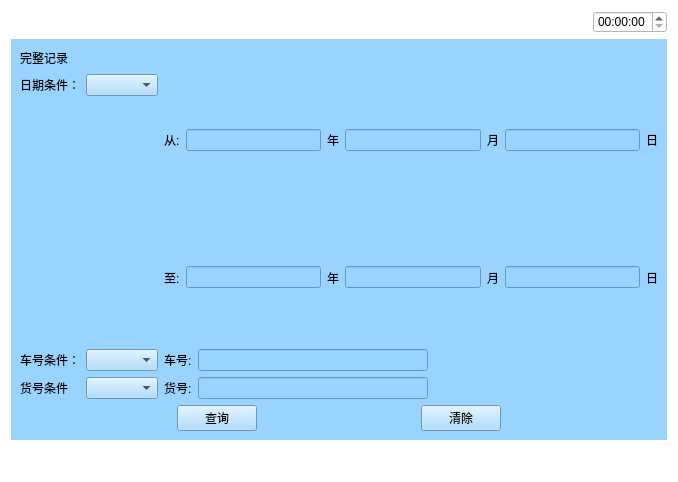
<?xml version="1.0" encoding="UTF-8"?>
<ui version="4.0">
 <class>Wanzheng</class>
 <widget class="QWidget" name="Wanzheng">
  <property name="geometry">
   <rect>
    <x>0</x>
    <y>0</y>
    <width>678</width>
    <height>482</height>
   </rect>
  </property>
  <property name="windowTitle">
   <string>Form</string>
  </property>
  <property name="styleSheet">
   <string notr="true">background-color: rgb(255, 255, 255);</string>
  </property>
  <layout class="QVBoxLayout" name="verticalLayout_6" stretch="1,5,1">
   <item>
    <layout class="QHBoxLayout" name="horizontalLayout_5">
     <item>
      <widget class="QPushButton" name="pushButton">
       <property name="text">
        <string/>
       </property>
       <property name="icon">
        <iconset resource="myimages.qrc">
         <normaloff>:/image/images/4g.png</normaloff>:/image/images/4g.png</iconset>
       </property>
       <property name="flat">
        <bool>true</bool>
       </property>
      </widget>
     </item>
     <item>
      <widget class="QPushButton" name="pushButton_2">
       <property name="text">
        <string/>
       </property>
       <property name="icon">
        <iconset resource="myimages.qrc">
         <normaloff>:/image/images/wireless.svg</normaloff>:/image/images/wireless.svg</iconset>
       </property>
       <property name="flat">
        <bool>true</bool>
       </property>
      </widget>
     </item>
     <item>
      <widget class="QPushButton" name="pushButton_3">
       <property name="text">
        <string/>
       </property>
       <property name="icon">
        <iconset resource="myimages.qrc">
         <normaloff>:/image/images/bl.svg</normaloff>:/image/images/bl.svg</iconset>
       </property>
       <property name="flat">
        <bool>true</bool>
       </property>
      </widget>
     </item>
     <item>
      <widget class="QPushButton" name="pushButton_4">
       <property name="text">
        <string/>
       </property>
       <property name="icon">
        <iconset resource="myimages.qrc">
         <normaloff>:/image/images/locate.svg</normaloff>:/image/images/locate.svg</iconset>
       </property>
       <property name="flat">
        <bool>true</bool>
       </property>
      </widget>
     </item>
     <item>
      <spacer name="horizontalSpacer_4">
       <property name="orientation">
        <enum>Qt::Horizontal</enum>
       </property>
       <property name="sizeHint" stdset="0">
        <size>
         <width>40</width>
         <height>20</height>
        </size>
       </property>
      </spacer>
     </item>
     <item>
      <widget class="QTimeEdit" name="timeEdit_2"/>
     </item>
    </layout>
   </item>
   <item>
    <widget class="QWidget" name="widget" native="true">
     <property name="sizePolicy">
      <sizepolicy hsizetype="Preferred" vsizetype="Preferred">
       <horstretch>0</horstretch>
       <verstretch>0</verstretch>
      </sizepolicy>
     </property>
     <property name="contextMenuPolicy">
      <enum>Qt::DefaultContextMenu</enum>
     </property>
     <property name="styleSheet">
      <string notr="true">background-color: rgb(153, 211, 255);</string>
     </property>
     <layout class="QVBoxLayout" name="verticalLayout_2" stretch="2,0">
      <item>
       <layout class="QHBoxLayout" name="horizontalLayout">
        <item>
         <widget class="QLabel" name="label">
          <property name="text">
           <string>完整记录</string>
          </property>
         </widget>
        </item>
        <item>
         <spacer name="horizontalSpacer">
          <property name="orientation">
           <enum>Qt::Horizontal</enum>
          </property>
          <property name="sizeHint" stdset="0">
           <size>
            <width>40</width>
            <height>20</height>
           </size>
          </property>
         </spacer>
        </item>
        <item>
         <layout class="QVBoxLayout" name="verticalLayout"/>
        </item>
       </layout>
      </item>
      <item>
       <layout class="QVBoxLayout" name="verticalLayout_5">
        <item>
         <layout class="QHBoxLayout" name="horizontalLayout_11">
          <item>
           <layout class="QVBoxLayout" name="verticalLayout_3">
            <item>
             <layout class="QHBoxLayout" name="horizontalLayout_4">
              <item>
               <widget class="QLabel" name="label_2">
                <property name="text">
                 <string>日期条件：</string>
                </property>
               </widget>
              </item>
              <item>
               <widget class="QComboBox" name="datecombo"/>
              </item>
             </layout>
            </item>
            <item>
             <spacer name="verticalSpacer">
              <property name="orientation">
               <enum>Qt::Vertical</enum>
              </property>
              <property name="sizeHint" stdset="0">
               <size>
                <width>20</width>
                <height>40</height>
               </size>
              </property>
             </spacer>
            </item>
            <item>
             <layout class="QHBoxLayout" name="horizontalLayout_6">
              <item>
               <widget class="QLabel" name="label_6">
                <property name="text">
                 <string>车号条件：</string>
                </property>
               </widget>
              </item>
              <item>
               <widget class="QComboBox" name="chehaocombo"/>
              </item>
             </layout>
            </item>
            <item>
             <layout class="QHBoxLayout" name="horizontalLayout_7">
              <item>
               <widget class="QLabel" name="label_7">
                <property name="text">
                 <string>货号条件</string>
                </property>
               </widget>
              </item>
              <item>
               <widget class="QComboBox" name="huohaocombo"/>
              </item>
             </layout>
            </item>
           </layout>
          </item>
          <item>
           <layout class="QVBoxLayout" name="verticalLayout_4">
            <item>
             <layout class="QHBoxLayout" name="horizontalLayout_3">
              <item>
               <widget class="QLabel" name="label_3">
                <property name="text">
                 <string>从:</string>
                </property>
               </widget>
              </item>
              <item>
               <widget class="QLineEdit" name="lineEdit"/>
              </item>
              <item>
               <widget class="QLabel" name="label_4">
                <property name="text">
                 <string>年</string>
                </property>
               </widget>
              </item>
              <item>
               <widget class="QLineEdit" name="lineEdit_2"/>
              </item>
              <item>
               <widget class="QLabel" name="label_5">
                <property name="text">
                 <string>月</string>
                </property>
               </widget>
              </item>
              <item>
               <widget class="QLineEdit" name="lineEdit_3"/>
              </item>
              <item>
               <widget class="QLabel" name="label_8">
                <property name="text">
                 <string>日</string>
                </property>
               </widget>
              </item>
             </layout>
            </item>
            <item>
             <layout class="QHBoxLayout" name="horizontalLayout_8">
              <item>
               <widget class="QLabel" name="label_9">
                <property name="text">
                 <string>至:</string>
                </property>
               </widget>
              </item>
              <item>
               <widget class="QLineEdit" name="lineEdit_4"/>
              </item>
              <item>
               <widget class="QLabel" name="label_10">
                <property name="text">
                 <string>年</string>
                </property>
               </widget>
              </item>
              <item>
               <widget class="QLineEdit" name="lineEdit_5"/>
              </item>
              <item>
               <widget class="QLabel" name="label_11">
                <property name="text">
                 <string>月</string>
                </property>
               </widget>
              </item>
              <item>
               <widget class="QLineEdit" name="lineEdit_6"/>
              </item>
              <item>
               <widget class="QLabel" name="label_12">
                <property name="text">
                 <string>日</string>
                </property>
               </widget>
              </item>
             </layout>
            </item>
            <item>
             <layout class="QHBoxLayout" name="horizontalLayout_9">
              <item>
               <widget class="QLabel" name="label_13">
                <property name="text">
                 <string>车号:</string>
                </property>
               </widget>
              </item>
              <item>
               <widget class="QLineEdit" name="lineEdit_7"/>
              </item>
              <item>
               <spacer name="horizontalSpacer_3">
                <property name="orientation">
                 <enum>Qt::Horizontal</enum>
                </property>
                <property name="sizeHint" stdset="0">
                 <size>
                  <width>40</width>
                  <height>20</height>
                 </size>
                </property>
               </spacer>
              </item>
             </layout>
            </item>
            <item>
             <layout class="QHBoxLayout" name="horizontalLayout_10">
              <item>
               <widget class="QLabel" name="label_14">
                <property name="text">
                 <string>货号:</string>
                </property>
               </widget>
              </item>
              <item>
               <widget class="QLineEdit" name="lineEdit_8"/>
              </item>
              <item>
               <spacer name="horizontalSpacer_5">
                <property name="orientation">
                 <enum>Qt::Horizontal</enum>
                </property>
                <property name="sizeHint" stdset="0">
                 <size>
                  <width>40</width>
                  <height>20</height>
                 </size>
                </property>
               </spacer>
              </item>
             </layout>
            </item>
           </layout>
          </item>
         </layout>
        </item>
        <item>
         <layout class="QHBoxLayout" name="horizontalLayout_12">
          <item>
           <spacer name="horizontalSpacer_7">
            <property name="orientation">
             <enum>Qt::Horizontal</enum>
            </property>
            <property name="sizeHint" stdset="0">
             <size>
              <width>40</width>
              <height>20</height>
             </size>
            </property>
           </spacer>
          </item>
          <item>
           <widget class="QPushButton" name="query">
            <property name="text">
             <string>查询</string>
            </property>
           </widget>
          </item>
          <item>
           <spacer name="horizontalSpacer_6">
            <property name="orientation">
             <enum>Qt::Horizontal</enum>
            </property>
            <property name="sizeHint" stdset="0">
             <size>
              <width>40</width>
              <height>20</height>
             </size>
            </property>
           </spacer>
          </item>
          <item>
           <widget class="QPushButton" name="clear">
            <property name="text">
             <string>清除</string>
            </property>
           </widget>
          </item>
          <item>
           <spacer name="horizontalSpacer_8">
            <property name="orientation">
             <enum>Qt::Horizontal</enum>
            </property>
            <property name="sizeHint" stdset="0">
             <size>
              <width>40</width>
              <height>20</height>
             </size>
            </property>
           </spacer>
          </item>
         </layout>
        </item>
       </layout>
      </item>
     </layout>
    </widget>
   </item>
   <item>
    <layout class="QHBoxLayout" name="horizontalLayout_2">
     <item>
      <widget class="QPushButton" name="returnIndex">
       <property name="font">
        <font>
         <family>AR PL UMing TW MBE</family>
        </font>
       </property>
       <property name="styleSheet">
        <string notr="true">border-image: url(:/image/images/index.svg);</string>
       </property>
       <property name="text">
        <string/>
       </property>
       <property name="icon">
        <iconset resource="myimages.qrc">
         <normaloff>:/image/images/index.svg</normaloff>:/image/images/index.svg</iconset>
       </property>
       <property name="iconSize">
        <size>
         <width>40</width>
         <height>40</height>
        </size>
       </property>
       <property name="flat">
        <bool>true</bool>
       </property>
      </widget>
     </item>
     <item>
      <spacer name="horizontalSpacer_2">
       <property name="orientation">
        <enum>Qt::Horizontal</enum>
       </property>
       <property name="sizeHint" stdset="0">
        <size>
         <width>40</width>
         <height>20</height>
        </size>
       </property>
      </spacer>
     </item>
     <item>
      <widget class="QPushButton" name="returnPage">
       <property name="text">
        <string/>
       </property>
       <property name="icon">
        <iconset resource="myimages.qrc">
         <normaloff>:/image/images/shangyiye.svg</normaloff>:/image/images/shangyiye.svg</iconset>
       </property>
       <property name="iconSize">
        <size>
         <width>40</width>
         <height>40</height>
        </size>
       </property>
       <property name="flat">
        <bool>true</bool>
       </property>
      </widget>
     </item>
    </layout>
   </item>
  </layout>
 </widget>
 <resources>
  <include location="myimages.qrc"/>
 </resources>
 <connections/>
</ui>
